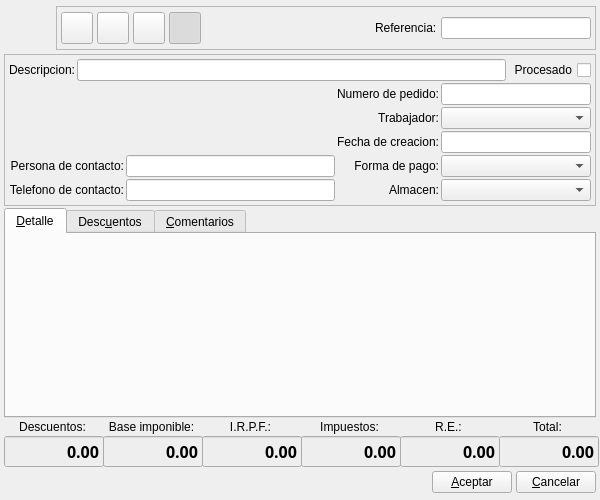
<?xml version="1.0" encoding="UTF-8"?>
<ui version="4.0">
 <author>Tomeu Borras Riera</author>
 <class>PedidoClienteBase</class>
 <widget class="QWidget" name="PedidoClienteBase">
  <property name="geometry">
   <rect>
    <x>0</x>
    <y>0</y>
    <width>600</width>
    <height>500</height>
   </rect>
  </property>
  <property name="minimumSize">
   <size>
    <width>600</width>
    <height>500</height>
   </size>
  </property>
  <property name="windowTitle">
   <string>Nuevo pedido de cliente</string>
  </property>
  <property name="windowIcon">
   <iconset resource="../../../bulmages.qrc">
    <normaloff>:/Images/client-delivery-order.png</normaloff>:/Images/client-delivery-order.png</iconset>
  </property>
  <layout class="QGridLayout" name="gridLayout_2">
   <property name="leftMargin">
    <number>4</number>
   </property>
   <property name="topMargin">
    <number>4</number>
   </property>
   <property name="rightMargin">
    <number>4</number>
   </property>
   <property name="bottomMargin">
    <number>4</number>
   </property>
   <item row="0" column="0" colspan="6">
    <layout class="QHBoxLayout" name="hboxLayout1">
     <property name="spacing">
      <number>4</number>
     </property>
     <property name="leftMargin">
      <number>0</number>
     </property>
     <property name="topMargin">
      <number>0</number>
     </property>
     <property name="rightMargin">
      <number>0</number>
     </property>
     <property name="bottomMargin">
      <number>0</number>
     </property>
     <item>
      <widget class="QLabel" name="pixmapLabel1">
       <property name="minimumSize">
        <size>
         <width>48</width>
         <height>48</height>
        </size>
       </property>
       <property name="maximumSize">
        <size>
         <width>48</width>
         <height>48</height>
        </size>
       </property>
       <property name="pixmap">
        <pixmap resource="../../../bulmages.qrc">:/Images/client-delivery-order.png</pixmap>
       </property>
       <property name="scaledContents">
        <bool>true</bool>
       </property>
      </widget>
     </item>
     <item>
      <widget class="QFrame" name="frame_2">
       <property name="sizePolicy">
        <sizepolicy hsizetype="Preferred" vsizetype="Fixed">
         <horstretch>0</horstretch>
         <verstretch>0</verstretch>
        </sizepolicy>
       </property>
       <property name="frameShape">
        <enum>QFrame::StyledPanel</enum>
       </property>
       <property name="frameShadow">
        <enum>QFrame::Raised</enum>
       </property>
       <layout class="QHBoxLayout">
        <property name="spacing">
         <number>4</number>
        </property>
        <property name="leftMargin">
         <number>4</number>
        </property>
        <property name="topMargin">
         <number>4</number>
        </property>
        <property name="rightMargin">
         <number>4</number>
        </property>
        <property name="bottomMargin">
         <number>4</number>
        </property>
        <item>
         <widget class="QToolButton" name="mui_guardar">
          <property name="minimumSize">
           <size>
            <width>32</width>
            <height>32</height>
           </size>
          </property>
          <property name="maximumSize">
           <size>
            <width>32</width>
            <height>32</height>
           </size>
          </property>
          <property name="toolTip">
           <string>Guardar pedido</string>
          </property>
          <property name="whatsThis">
           <string>Guardar pedido</string>
          </property>
          <property name="text">
           <string/>
          </property>
          <property name="icon">
           <iconset resource="../../../bulmages.qrc">
            <normaloff>:/Images/edit-save.png</normaloff>:/Images/edit-save.png</iconset>
          </property>
          <property name="iconSize">
           <size>
            <width>22</width>
            <height>22</height>
           </size>
          </property>
         </widget>
        </item>
        <item>
         <widget class="QToolButton" name="mui_borrar">
          <property name="minimumSize">
           <size>
            <width>32</width>
            <height>32</height>
           </size>
          </property>
          <property name="maximumSize">
           <size>
            <width>32</width>
            <height>32</height>
           </size>
          </property>
          <property name="toolTip">
           <string>Borrar pedido</string>
          </property>
          <property name="whatsThis">
           <string>Borrar pedido</string>
          </property>
          <property name="text">
           <string/>
          </property>
          <property name="icon">
           <iconset resource="../../../bulmages.qrc">
            <normaloff>:/Images/edit-delete.png</normaloff>:/Images/edit-delete.png</iconset>
          </property>
          <property name="iconSize">
           <size>
            <width>22</width>
            <height>22</height>
           </size>
          </property>
         </widget>
        </item>
        <item>
         <widget class="QToolButton" name="mui_imprimir">
          <property name="minimumSize">
           <size>
            <width>32</width>
            <height>32</height>
           </size>
          </property>
          <property name="maximumSize">
           <size>
            <width>32</width>
            <height>32</height>
           </size>
          </property>
          <property name="toolTip">
           <string>Imprimir pedido</string>
          </property>
          <property name="whatsThis">
           <string>Imprimir pedido</string>
          </property>
          <property name="text">
           <string/>
          </property>
          <property name="icon">
           <iconset resource="../../../bulmages.qrc">
            <normaloff>:/Images/document-print.png</normaloff>:/Images/document-print.png</iconset>
          </property>
          <property name="iconSize">
           <size>
            <width>22</width>
            <height>22</height>
           </size>
          </property>
         </widget>
        </item>
        <item>
         <widget class="QToolButton" name="mui_detalles">
          <property name="minimumSize">
           <size>
            <width>32</width>
            <height>32</height>
           </size>
          </property>
          <property name="maximumSize">
           <size>
            <width>32</width>
            <height>32</height>
           </size>
          </property>
          <property name="toolTip">
           <string>Mostrar/ocultar cabecera</string>
          </property>
          <property name="whatsThis">
           <string>Mostrar/ocultar cabecera</string>
          </property>
          <property name="text">
           <string/>
          </property>
          <property name="icon">
           <iconset resource="../../../bulmages.qrc">
            <normaloff>:/Images/document-properties.png</normaloff>:/Images/document-properties.png</iconset>
          </property>
          <property name="iconSize">
           <size>
            <width>22</width>
            <height>22</height>
           </size>
          </property>
          <property name="checkable">
           <bool>true</bool>
          </property>
          <property name="checked">
           <bool>true</bool>
          </property>
         </widget>
        </item>
        <item>
         <spacer name="spacer_3">
          <property name="orientation">
           <enum>Qt::Horizontal</enum>
          </property>
          <property name="sizeType">
           <enum>QSizePolicy::Expanding</enum>
          </property>
          <property name="sizeHint" stdset="0">
           <size>
            <width>16</width>
            <height>21</height>
           </size>
          </property>
         </spacer>
        </item>
        <item>
         <widget class="QFrame" name="mui_plugbotones">
          <property name="sizePolicy">
           <sizepolicy hsizetype="Expanding" vsizetype="Preferred">
            <horstretch>0</horstretch>
            <verstretch>0</verstretch>
           </sizepolicy>
          </property>
          <property name="frameShape">
           <enum>QFrame::NoFrame</enum>
          </property>
          <property name="frameShadow">
           <enum>QFrame::Plain</enum>
          </property>
          <property name="lineWidth">
           <number>0</number>
          </property>
         </widget>
        </item>
        <item>
         <spacer name="spacer_2">
          <property name="orientation">
           <enum>Qt::Horizontal</enum>
          </property>
          <property name="sizeType">
           <enum>QSizePolicy::Expanding</enum>
          </property>
          <property name="sizeHint" stdset="0">
           <size>
            <width>41</width>
            <height>34</height>
           </size>
          </property>
         </spacer>
        </item>
        <item>
         <widget class="QLabel" name="label5">
          <property name="sizePolicy">
           <sizepolicy hsizetype="Preferred" vsizetype="Fixed">
            <horstretch>0</horstretch>
            <verstretch>0</verstretch>
           </sizepolicy>
          </property>
          <property name="text">
           <string>Referencia:</string>
          </property>
          <property name="buddy">
           <cstring>mui_refpedidocliente</cstring>
          </property>
         </widget>
        </item>
        <item>
         <widget class="BfBuscarReferencia" name="mui_refpedidocliente">
          <property name="minimumSize">
           <size>
            <width>150</width>
            <height>0</height>
           </size>
          </property>
         </widget>
        </item>
       </layout>
      </widget>
     </item>
    </layout>
   </item>
   <item row="1" column="0" colspan="6">
    <widget class="QFrame" name="frame">
     <property name="minimumSize">
      <size>
       <width>0</width>
       <height>0</height>
      </size>
     </property>
     <property name="frameShape">
      <enum>QFrame::StyledPanel</enum>
     </property>
     <property name="frameShadow">
      <enum>QFrame::Raised</enum>
     </property>
     <layout class="QGridLayout" name="gridLayout">
      <property name="leftMargin">
       <number>4</number>
      </property>
      <property name="topMargin">
       <number>4</number>
      </property>
      <property name="rightMargin">
       <number>4</number>
      </property>
      <property name="bottomMargin">
       <number>4</number>
      </property>
      <item row="0" column="0" colspan="4">
       <layout class="QHBoxLayout" name="horizontalLayout">
        <item>
         <widget class="QLabel" name="label6">
          <property name="sizePolicy">
           <sizepolicy hsizetype="Preferred" vsizetype="Fixed">
            <horstretch>0</horstretch>
            <verstretch>0</verstretch>
           </sizepolicy>
          </property>
          <property name="text">
           <string>Descripcion:</string>
          </property>
          <property name="alignment">
           <set>Qt::AlignRight|Qt::AlignTrailing|Qt::AlignVCenter</set>
          </property>
          <property name="buddy">
           <cstring>mui_descpedidocliente</cstring>
          </property>
         </widget>
        </item>
        <item>
         <widget class="QLineEdit" name="mui_descpedidocliente">
          <property name="maxLength">
           <number>500</number>
          </property>
         </widget>
        </item>
        <item>
         <widget class="QCheckBox" name="mui_procesadopedidocliente">
          <property name="sizePolicy">
           <sizepolicy hsizetype="Preferred" vsizetype="Fixed">
            <horstretch>0</horstretch>
            <verstretch>0</verstretch>
           </sizepolicy>
          </property>
          <property name="layoutDirection">
           <enum>Qt::RightToLeft</enum>
          </property>
          <property name="text">
           <string>Procesado</string>
          </property>
         </widget>
        </item>
       </layout>
      </item>
      <item row="1" column="0" rowspan="3" colspan="2">
       <widget class="BlSearchWidget" name="mui_idcliente" native="true">
        <property name="sizePolicy">
         <sizepolicy hsizetype="Expanding" vsizetype="Ignored">
          <horstretch>0</horstretch>
          <verstretch>0</verstretch>
         </sizepolicy>
        </property>
        <property name="minimumSize">
         <size>
          <width>150</width>
          <height>0</height>
         </size>
        </property>
       </widget>
      </item>
      <item row="1" column="2">
       <widget class="QLabel" name="label7">
        <property name="sizePolicy">
         <sizepolicy hsizetype="Preferred" vsizetype="Fixed">
          <horstretch>0</horstretch>
          <verstretch>0</verstretch>
         </sizepolicy>
        </property>
        <property name="text">
         <string>Numero de pedido:</string>
        </property>
        <property name="alignment">
         <set>Qt::AlignRight|Qt::AlignTrailing|Qt::AlignVCenter</set>
        </property>
        <property name="buddy">
         <cstring>mui_numpedidocliente</cstring>
        </property>
       </widget>
      </item>
      <item row="1" column="3">
       <widget class="QLineEdit" name="mui_numpedidocliente">
        <property name="minimumSize">
         <size>
          <width>150</width>
          <height>0</height>
         </size>
        </property>
        <property name="maximumSize">
         <size>
          <width>150</width>
          <height>16777215</height>
         </size>
        </property>
       </widget>
      </item>
      <item row="2" column="2">
       <widget class="QLabel" name="label_4">
        <property name="sizePolicy">
         <sizepolicy hsizetype="Preferred" vsizetype="Fixed">
          <horstretch>0</horstretch>
          <verstretch>0</verstretch>
         </sizepolicy>
        </property>
        <property name="text">
         <string>Trabajador:</string>
        </property>
        <property name="alignment">
         <set>Qt::AlignRight|Qt::AlignTrailing|Qt::AlignVCenter</set>
        </property>
        <property name="buddy">
         <cstring>mui_idtrabajador</cstring>
        </property>
       </widget>
      </item>
      <item row="2" column="3">
       <widget class="BfBuscarTrabajador" name="mui_idtrabajador">
        <property name="minimumSize">
         <size>
          <width>150</width>
          <height>0</height>
         </size>
        </property>
        <property name="maximumSize">
         <size>
          <width>150</width>
          <height>16777215</height>
         </size>
        </property>
       </widget>
      </item>
      <item row="3" column="2">
       <widget class="QLabel" name="label">
        <property name="sizePolicy">
         <sizepolicy hsizetype="Preferred" vsizetype="Fixed">
          <horstretch>0</horstretch>
          <verstretch>0</verstretch>
         </sizepolicy>
        </property>
        <property name="text">
         <string>Fecha de creacion:</string>
        </property>
        <property name="alignment">
         <set>Qt::AlignRight|Qt::AlignTrailing|Qt::AlignVCenter</set>
        </property>
        <property name="buddy">
         <cstring>mui_fechapedidocliente</cstring>
        </property>
       </widget>
      </item>
      <item row="3" column="3">
       <widget class="BlDateSearch" name="mui_fechapedidocliente">
        <property name="minimumSize">
         <size>
          <width>150</width>
          <height>0</height>
         </size>
        </property>
        <property name="maximumSize">
         <size>
          <width>150</width>
          <height>16777215</height>
         </size>
        </property>
       </widget>
      </item>
      <item row="4" column="0">
       <widget class="QLabel" name="label10">
        <property name="sizePolicy">
         <sizepolicy hsizetype="Preferred" vsizetype="Fixed">
          <horstretch>0</horstretch>
          <verstretch>0</verstretch>
         </sizepolicy>
        </property>
        <property name="text">
         <string>Persona de contacto:</string>
        </property>
        <property name="alignment">
         <set>Qt::AlignRight|Qt::AlignTrailing|Qt::AlignVCenter</set>
        </property>
        <property name="buddy">
         <cstring>mui_contactpedidocliente</cstring>
        </property>
       </widget>
      </item>
      <item row="4" column="1">
       <widget class="QLineEdit" name="mui_contactpedidocliente">
        <property name="minimumSize">
         <size>
          <width>150</width>
          <height>0</height>
         </size>
        </property>
       </widget>
      </item>
      <item row="4" column="2">
       <widget class="QLabel" name="label_2">
        <property name="sizePolicy">
         <sizepolicy hsizetype="Preferred" vsizetype="Fixed">
          <horstretch>0</horstretch>
          <verstretch>0</verstretch>
         </sizepolicy>
        </property>
        <property name="text">
         <string>Forma de pago:</string>
        </property>
        <property name="alignment">
         <set>Qt::AlignRight|Qt::AlignTrailing|Qt::AlignVCenter</set>
        </property>
        <property name="buddy">
         <cstring>mui_idforma_pago</cstring>
        </property>
       </widget>
      </item>
      <item row="4" column="3">
       <widget class="BfBuscarFormaPago" name="mui_idforma_pago">
        <property name="minimumSize">
         <size>
          <width>150</width>
          <height>0</height>
         </size>
        </property>
        <property name="maximumSize">
         <size>
          <width>150</width>
          <height>16777215</height>
         </size>
        </property>
       </widget>
      </item>
      <item row="5" column="0">
       <widget class="QLabel" name="label8">
        <property name="sizePolicy">
         <sizepolicy hsizetype="Preferred" vsizetype="Fixed">
          <horstretch>0</horstretch>
          <verstretch>0</verstretch>
         </sizepolicy>
        </property>
        <property name="text">
         <string>Telefono de contacto:</string>
        </property>
        <property name="alignment">
         <set>Qt::AlignRight|Qt::AlignTrailing|Qt::AlignVCenter</set>
        </property>
        <property name="buddy">
         <cstring>mui_telpedidocliente</cstring>
        </property>
       </widget>
      </item>
      <item row="5" column="1">
       <widget class="QLineEdit" name="mui_telpedidocliente">
        <property name="minimumSize">
         <size>
          <width>150</width>
          <height>0</height>
         </size>
        </property>
       </widget>
      </item>
      <item row="5" column="2">
       <widget class="QLabel" name="label_3">
        <property name="sizePolicy">
         <sizepolicy hsizetype="Preferred" vsizetype="Fixed">
          <horstretch>0</horstretch>
          <verstretch>0</verstretch>
         </sizepolicy>
        </property>
        <property name="text">
         <string>Almacen:</string>
        </property>
        <property name="alignment">
         <set>Qt::AlignRight|Qt::AlignTrailing|Qt::AlignVCenter</set>
        </property>
        <property name="buddy">
         <cstring>mui_idalmacen</cstring>
        </property>
       </widget>
      </item>
      <item row="5" column="3">
       <widget class="BfBuscarAlmacen" name="mui_idalmacen">
        <property name="minimumSize">
         <size>
          <width>150</width>
          <height>0</height>
         </size>
        </property>
        <property name="maximumSize">
         <size>
          <width>150</width>
          <height>16777215</height>
         </size>
        </property>
       </widget>
      </item>
     </layout>
    </widget>
   </item>
   <item row="2" column="0" colspan="6">
    <widget class="QTabWidget" name="discounts">
     <property name="enabled">
      <bool>true</bool>
     </property>
     <property name="currentIndex">
      <number>0</number>
     </property>
     <widget class="QWidget" name="tab1">
      <attribute name="title">
       <string>&amp;Detalle</string>
      </attribute>
      <layout class="QVBoxLayout">
       <property name="spacing">
        <number>4</number>
       </property>
       <property name="leftMargin">
        <number>4</number>
       </property>
       <property name="topMargin">
        <number>4</number>
       </property>
       <property name="rightMargin">
        <number>4</number>
       </property>
       <property name="bottomMargin">
        <number>4</number>
       </property>
       <item>
        <widget class="ListLinPedidoClienteView" name="subform3" native="true"/>
       </item>
      </layout>
     </widget>
     <widget class="QWidget" name="Tab2">
      <attribute name="title">
       <string>Desc&amp;uentos</string>
      </attribute>
      <layout class="QVBoxLayout">
       <property name="spacing">
        <number>4</number>
       </property>
       <property name="leftMargin">
        <number>4</number>
       </property>
       <property name="topMargin">
        <number>4</number>
       </property>
       <property name="rightMargin">
        <number>4</number>
       </property>
       <property name="bottomMargin">
        <number>4</number>
       </property>
       <item>
        <widget class="ListDescuentoPedidoClienteView" name="m_descuentos" native="true"/>
       </item>
      </layout>
     </widget>
     <widget class="QWidget" name="tab3">
      <attribute name="title">
       <string>&amp;Comentarios</string>
      </attribute>
      <layout class="QVBoxLayout">
       <property name="spacing">
        <number>4</number>
       </property>
       <property name="leftMargin">
        <number>4</number>
       </property>
       <property name="topMargin">
        <number>4</number>
       </property>
       <property name="rightMargin">
        <number>4</number>
       </property>
       <property name="bottomMargin">
        <number>4</number>
       </property>
       <item>
        <widget class="QTextEdit" name="mui_comentpedidocliente">
         <property name="tabChangesFocus">
          <bool>true</bool>
         </property>
        </widget>
       </item>
      </layout>
     </widget>
    </widget>
   </item>
   <item row="3" column="0">
    <widget class="QLabel" name="label3">
     <property name="sizePolicy">
      <sizepolicy hsizetype="Expanding" vsizetype="Preferred">
       <horstretch>0</horstretch>
       <verstretch>0</verstretch>
      </sizepolicy>
     </property>
     <property name="text">
      <string>Descuentos:</string>
     </property>
     <property name="alignment">
      <set>Qt::AlignCenter</set>
     </property>
    </widget>
   </item>
   <item row="3" column="1">
    <widget class="QLabel" name="label2">
     <property name="sizePolicy">
      <sizepolicy hsizetype="Expanding" vsizetype="Preferred">
       <horstretch>0</horstretch>
       <verstretch>0</verstretch>
      </sizepolicy>
     </property>
     <property name="text">
      <string>Base imponible:</string>
     </property>
     <property name="alignment">
      <set>Qt::AlignCenter</set>
     </property>
    </widget>
   </item>
   <item row="3" column="2">
    <widget class="QLabel" name="label4_3">
     <property name="sizePolicy">
      <sizepolicy hsizetype="Expanding" vsizetype="Preferred">
       <horstretch>0</horstretch>
       <verstretch>0</verstretch>
      </sizepolicy>
     </property>
     <property name="text">
      <string>I.R.P.F.:</string>
     </property>
     <property name="alignment">
      <set>Qt::AlignCenter</set>
     </property>
    </widget>
   </item>
   <item row="3" column="3">
    <widget class="QLabel" name="label4">
     <property name="sizePolicy">
      <sizepolicy hsizetype="Expanding" vsizetype="Preferred">
       <horstretch>0</horstretch>
       <verstretch>0</verstretch>
      </sizepolicy>
     </property>
     <property name="text">
      <string>Impuestos:</string>
     </property>
     <property name="alignment">
      <set>Qt::AlignCenter</set>
     </property>
    </widget>
   </item>
   <item row="3" column="4">
    <widget class="QLabel" name="label4_2">
     <property name="sizePolicy">
      <sizepolicy hsizetype="Expanding" vsizetype="Preferred">
       <horstretch>0</horstretch>
       <verstretch>0</verstretch>
      </sizepolicy>
     </property>
     <property name="text">
      <string>R.E.:</string>
     </property>
     <property name="alignment">
      <set>Qt::AlignCenter</set>
     </property>
    </widget>
   </item>
   <item row="3" column="5">
    <widget class="QLabel" name="label1">
     <property name="sizePolicy">
      <sizepolicy hsizetype="Expanding" vsizetype="Preferred">
       <horstretch>0</horstretch>
       <verstretch>0</verstretch>
      </sizepolicy>
     </property>
     <property name="text">
      <string>Total:</string>
     </property>
     <property name="alignment">
      <set>Qt::AlignCenter</set>
     </property>
    </widget>
   </item>
   <item row="4" column="0">
    <widget class="QLineEdit" name="m_totalDiscounts">
     <property name="enabled">
      <bool>true</bool>
     </property>
     <property name="minimumSize">
      <size>
       <width>100</width>
       <height>0</height>
      </size>
     </property>
     <property name="palette">
      <palette>
       <active>
        <colorrole role="Base">
         <brush brushstyle="SolidPattern">
          <color alpha="255">
           <red>238</red>
           <green>238</green>
           <blue>238</blue>
          </color>
         </brush>
        </colorrole>
       </active>
       <inactive>
        <colorrole role="Base">
         <brush brushstyle="SolidPattern">
          <color alpha="255">
           <red>238</red>
           <green>238</green>
           <blue>238</blue>
          </color>
         </brush>
        </colorrole>
       </inactive>
       <disabled>
        <colorrole role="Base">
         <brush brushstyle="SolidPattern">
          <color alpha="255">
           <red>255</red>
           <green>255</green>
           <blue>255</blue>
          </color>
         </brush>
        </colorrole>
       </disabled>
      </palette>
     </property>
     <property name="font">
      <font>
       <family>Sans Serif</family>
       <pointsize>12</pointsize>
       <weight>75</weight>
       <italic>false</italic>
       <bold>true</bold>
       <underline>false</underline>
       <strikeout>false</strikeout>
      </font>
     </property>
     <property name="focusPolicy">
      <enum>Qt::NoFocus</enum>
     </property>
     <property name="acceptDrops">
      <bool>false</bool>
     </property>
     <property name="text">
      <string>0.00</string>
     </property>
     <property name="alignment">
      <set>Qt::AlignRight</set>
     </property>
     <property name="readOnly">
      <bool>true</bool>
     </property>
    </widget>
   </item>
   <item row="4" column="1">
    <widget class="QLineEdit" name="m_totalBases">
     <property name="minimumSize">
      <size>
       <width>100</width>
       <height>0</height>
      </size>
     </property>
     <property name="palette">
      <palette>
       <active>
        <colorrole role="Base">
         <brush brushstyle="SolidPattern">
          <color alpha="255">
           <red>238</red>
           <green>238</green>
           <blue>238</blue>
          </color>
         </brush>
        </colorrole>
       </active>
       <inactive>
        <colorrole role="Base">
         <brush brushstyle="SolidPattern">
          <color alpha="255">
           <red>238</red>
           <green>238</green>
           <blue>238</blue>
          </color>
         </brush>
        </colorrole>
       </inactive>
       <disabled>
        <colorrole role="Base">
         <brush brushstyle="SolidPattern">
          <color alpha="255">
           <red>255</red>
           <green>255</green>
           <blue>255</blue>
          </color>
         </brush>
        </colorrole>
       </disabled>
      </palette>
     </property>
     <property name="font">
      <font>
       <family>Sans Serif</family>
       <pointsize>12</pointsize>
       <weight>75</weight>
       <italic>false</italic>
       <bold>true</bold>
       <underline>false</underline>
       <strikeout>false</strikeout>
      </font>
     </property>
     <property name="focusPolicy">
      <enum>Qt::NoFocus</enum>
     </property>
     <property name="acceptDrops">
      <bool>false</bool>
     </property>
     <property name="text">
      <string>0.00</string>
     </property>
     <property name="alignment">
      <set>Qt::AlignRight</set>
     </property>
     <property name="readOnly">
      <bool>true</bool>
     </property>
    </widget>
   </item>
   <item row="4" column="2">
    <widget class="QLineEdit" name="m_totalIRPF">
     <property name="minimumSize">
      <size>
       <width>100</width>
       <height>0</height>
      </size>
     </property>
     <property name="palette">
      <palette>
       <active>
        <colorrole role="Base">
         <brush brushstyle="SolidPattern">
          <color alpha="255">
           <red>238</red>
           <green>238</green>
           <blue>238</blue>
          </color>
         </brush>
        </colorrole>
       </active>
       <inactive>
        <colorrole role="Base">
         <brush brushstyle="SolidPattern">
          <color alpha="255">
           <red>238</red>
           <green>238</green>
           <blue>238</blue>
          </color>
         </brush>
        </colorrole>
       </inactive>
       <disabled>
        <colorrole role="Base">
         <brush brushstyle="SolidPattern">
          <color alpha="255">
           <red>255</red>
           <green>255</green>
           <blue>255</blue>
          </color>
         </brush>
        </colorrole>
       </disabled>
      </palette>
     </property>
     <property name="font">
      <font>
       <family>Sans Serif</family>
       <pointsize>12</pointsize>
       <weight>75</weight>
       <italic>false</italic>
       <bold>true</bold>
       <underline>false</underline>
       <strikeout>false</strikeout>
      </font>
     </property>
     <property name="focusPolicy">
      <enum>Qt::NoFocus</enum>
     </property>
     <property name="acceptDrops">
      <bool>false</bool>
     </property>
     <property name="text">
      <string>0.00</string>
     </property>
     <property name="alignment">
      <set>Qt::AlignRight</set>
     </property>
     <property name="readOnly">
      <bool>true</bool>
     </property>
    </widget>
   </item>
   <item row="4" column="3">
    <widget class="QLineEdit" name="m_totalTaxes">
     <property name="minimumSize">
      <size>
       <width>100</width>
       <height>0</height>
      </size>
     </property>
     <property name="palette">
      <palette>
       <active>
        <colorrole role="Base">
         <brush brushstyle="SolidPattern">
          <color alpha="255">
           <red>238</red>
           <green>238</green>
           <blue>238</blue>
          </color>
         </brush>
        </colorrole>
       </active>
       <inactive>
        <colorrole role="Base">
         <brush brushstyle="SolidPattern">
          <color alpha="255">
           <red>238</red>
           <green>238</green>
           <blue>238</blue>
          </color>
         </brush>
        </colorrole>
       </inactive>
       <disabled>
        <colorrole role="Base">
         <brush brushstyle="SolidPattern">
          <color alpha="255">
           <red>255</red>
           <green>255</green>
           <blue>255</blue>
          </color>
         </brush>
        </colorrole>
       </disabled>
      </palette>
     </property>
     <property name="font">
      <font>
       <family>Sans Serif</family>
       <pointsize>12</pointsize>
       <weight>75</weight>
       <italic>false</italic>
       <bold>true</bold>
       <underline>false</underline>
       <strikeout>false</strikeout>
      </font>
     </property>
     <property name="focusPolicy">
      <enum>Qt::NoFocus</enum>
     </property>
     <property name="acceptDrops">
      <bool>false</bool>
     </property>
     <property name="text">
      <string>0.00</string>
     </property>
     <property name="alignment">
      <set>Qt::AlignRight</set>
     </property>
     <property name="readOnly">
      <bool>true</bool>
     </property>
    </widget>
   </item>
   <item row="4" column="4">
    <widget class="QLineEdit" name="m_totalReqEq">
     <property name="minimumSize">
      <size>
       <width>100</width>
       <height>0</height>
      </size>
     </property>
     <property name="palette">
      <palette>
       <active>
        <colorrole role="Base">
         <brush brushstyle="SolidPattern">
          <color alpha="255">
           <red>238</red>
           <green>238</green>
           <blue>238</blue>
          </color>
         </brush>
        </colorrole>
       </active>
       <inactive>
        <colorrole role="Base">
         <brush brushstyle="SolidPattern">
          <color alpha="255">
           <red>238</red>
           <green>238</green>
           <blue>238</blue>
          </color>
         </brush>
        </colorrole>
       </inactive>
       <disabled>
        <colorrole role="Base">
         <brush brushstyle="SolidPattern">
          <color alpha="255">
           <red>255</red>
           <green>255</green>
           <blue>255</blue>
          </color>
         </brush>
        </colorrole>
       </disabled>
      </palette>
     </property>
     <property name="font">
      <font>
       <family>Sans Serif</family>
       <pointsize>12</pointsize>
       <weight>75</weight>
       <italic>false</italic>
       <bold>true</bold>
       <underline>false</underline>
       <strikeout>false</strikeout>
      </font>
     </property>
     <property name="focusPolicy">
      <enum>Qt::NoFocus</enum>
     </property>
     <property name="acceptDrops">
      <bool>false</bool>
     </property>
     <property name="text">
      <string>0.00</string>
     </property>
     <property name="alignment">
      <set>Qt::AlignRight</set>
     </property>
     <property name="readOnly">
      <bool>true</bool>
     </property>
    </widget>
   </item>
   <item row="4" column="5">
    <widget class="QLineEdit" name="m_totalpedidocliente">
     <property name="enabled">
      <bool>true</bool>
     </property>
     <property name="minimumSize">
      <size>
       <width>100</width>
       <height>0</height>
      </size>
     </property>
     <property name="palette">
      <palette>
       <active>
        <colorrole role="Base">
         <brush brushstyle="SolidPattern">
          <color alpha="255">
           <red>238</red>
           <green>238</green>
           <blue>238</blue>
          </color>
         </brush>
        </colorrole>
       </active>
       <inactive>
        <colorrole role="Base">
         <brush brushstyle="SolidPattern">
          <color alpha="255">
           <red>238</red>
           <green>238</green>
           <blue>238</blue>
          </color>
         </brush>
        </colorrole>
       </inactive>
       <disabled>
        <colorrole role="Base">
         <brush brushstyle="SolidPattern">
          <color alpha="255">
           <red>255</red>
           <green>255</green>
           <blue>255</blue>
          </color>
         </brush>
        </colorrole>
       </disabled>
      </palette>
     </property>
     <property name="font">
      <font>
       <family>Sans Serif</family>
       <pointsize>12</pointsize>
       <weight>75</weight>
       <italic>false</italic>
       <bold>true</bold>
       <underline>false</underline>
       <strikeout>false</strikeout>
      </font>
     </property>
     <property name="focusPolicy">
      <enum>Qt::NoFocus</enum>
     </property>
     <property name="acceptDrops">
      <bool>false</bool>
     </property>
     <property name="autoFillBackground">
      <bool>true</bool>
     </property>
     <property name="text">
      <string>0.00</string>
     </property>
     <property name="frame">
      <bool>true</bool>
     </property>
     <property name="alignment">
      <set>Qt::AlignRight</set>
     </property>
     <property name="readOnly">
      <bool>true</bool>
     </property>
    </widget>
   </item>
   <item row="5" column="0" colspan="6">
    <layout class="QHBoxLayout" name="_2">
     <property name="spacing">
      <number>4</number>
     </property>
     <property name="leftMargin">
      <number>0</number>
     </property>
     <property name="topMargin">
      <number>0</number>
     </property>
     <property name="rightMargin">
      <number>0</number>
     </property>
     <property name="bottomMargin">
      <number>0</number>
     </property>
     <item>
      <spacer name="spacer">
       <property name="orientation">
        <enum>Qt::Horizontal</enum>
       </property>
       <property name="sizeHint" stdset="0">
        <size>
         <width>436</width>
         <height>27</height>
        </size>
       </property>
      </spacer>
     </item>
     <item>
      <widget class="QPushButton" name="mui_aceptar">
       <property name="text">
        <string>&amp;Aceptar</string>
       </property>
      </widget>
     </item>
     <item>
      <widget class="QPushButton" name="mui_cancelar">
       <property name="text">
        <string>&amp;Cancelar</string>
       </property>
      </widget>
     </item>
    </layout>
   </item>
  </layout>
 </widget>
 <layoutdefault spacing="2" margin="2"/>
 <customwidgets>
  <customwidget>
   <class>BfBuscarFormaPago</class>
   <extends>QComboBox</extends>
   <header>bfbuscarformapago.h</header>
  </customwidget>
  <customwidget>
   <class>BfBuscarReferencia</class>
   <extends>QLineEdit</extends>
   <header>bfbuscarreferencia.h</header>
  </customwidget>
  <customwidget>
   <class>BfBuscarAlmacen</class>
   <extends>QComboBox</extends>
   <header>bfbuscaralmacen.h</header>
  </customwidget>
  <customwidget>
   <class>BlDateSearch</class>
   <extends>QLineEdit</extends>
   <header>../../bulmalib/src/bldatesearch.h</header>
  </customwidget>
  <customwidget>
   <class>BlSearchWidget</class>
   <extends>QWidget</extends>
   <header>blsearchwidget.h</header>
  </customwidget>
  <customwidget>
   <class>BfBuscarTrabajador</class>
   <extends>QComboBox</extends>
   <header>bfbuscartrabajador.h</header>
  </customwidget>
  <customwidget>
   <class>ListDescuentoPedidoClienteView</class>
   <extends>QWidget</extends>
   <header>listdescpedidoclienteview.h</header>
  </customwidget>
  <customwidget>
   <class>ListLinPedidoClienteView</class>
   <extends>QWidget</extends>
   <header>listlinpedidoclienteview.h</header>
  </customwidget>
 </customwidgets>
 <resources>
  <include location="../../../bulmages.qrc"/>
 </resources>
 <connections>
  <connection>
   <sender>mui_detalles</sender>
   <signal>toggled(bool)</signal>
   <receiver>frame</receiver>
   <slot>setVisible(bool)</slot>
   <hints>
    <hint type="sourcelabel">
     <x>25</x>
     <y>86</y>
    </hint>
    <hint type="destinationlabel">
     <x>64</x>
     <y>138</y>
    </hint>
   </hints>
  </connection>
 </connections>
</ui>
